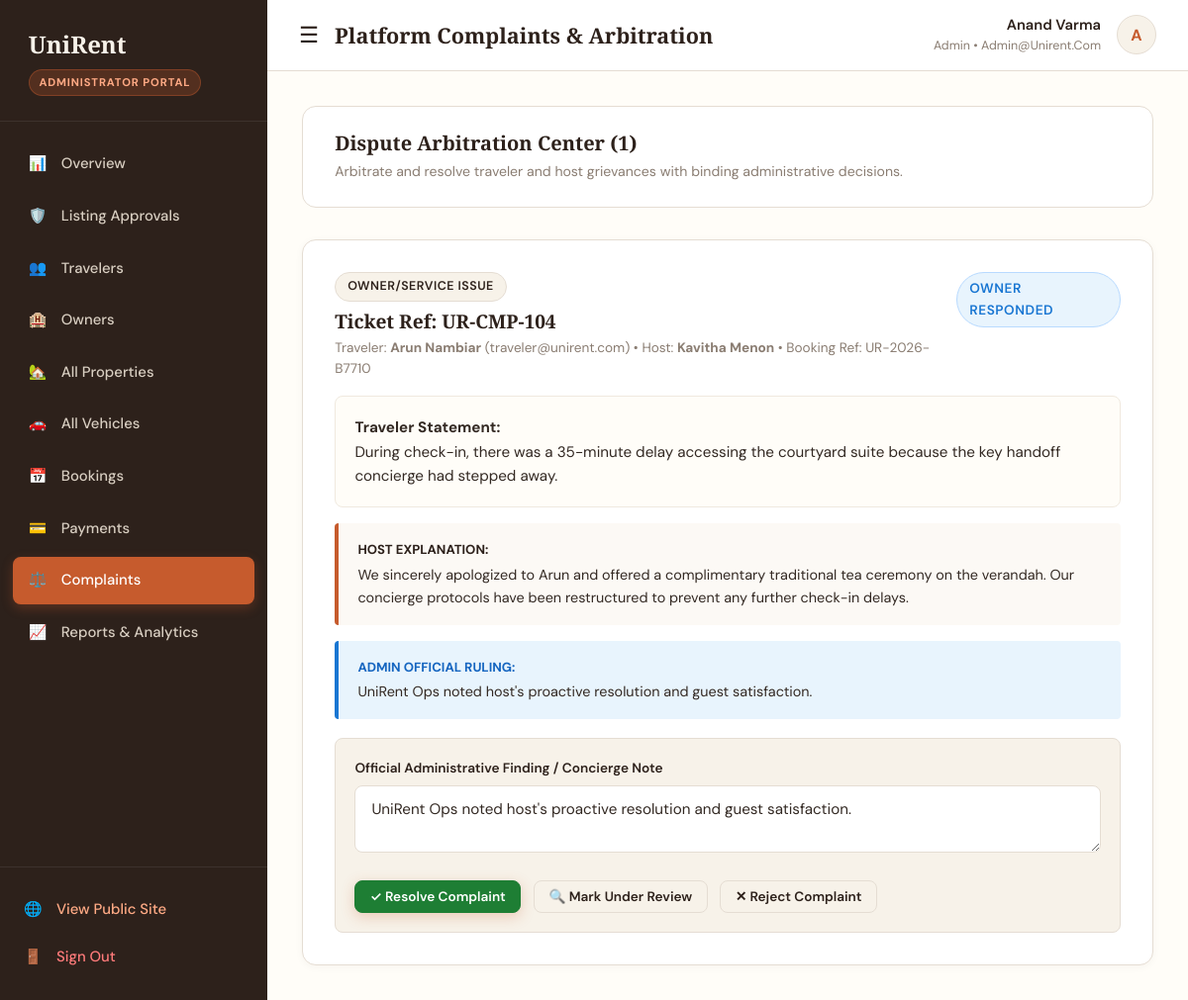
The page /admin/complaints (signed in) on the database its author committed.
### app/models.py (models this page shows, shortened)
class User(db.Model):
    __tablename__ = 'users'
    user_id = db.Column(db.Integer, primary_key=True, autoincrement=True)
    full_name = db.Column(db.String(120), nullable=False)
    email = db.Column(db.String(150), unique=True, nullable=False, index=True)
    phone = db.Column(db.String(20), nullable=False)
    password_hash = db.Column(db.String(255), nullable=False)
    role = db.Column(db.String(20), nullable=False, default='traveler')  # traveler, owner, admin
    status = db.Column(db.String(20), nullable=False, default='active')  # active, suspended
    profile_image = db.Column(db.String(255), nullable=True)
    created_at = db.Column(db.DateTime, default=datetime.utcnow)
    updated_at = db.Column(db.DateTime, default=datetime.utcnow, onupdate=datetime.utcnow)
    owner_profile = db.relationship('Owner', backref='user', uselist=False, cascade='all, delete-orphan')
    admin_profile = db.relationship('Admin', backref='user', uselist=False, cascade='all, delete-orphan')
    bookings = db.relationship('Booking', backref='user', lazy='dynamic', cascade='all, delete-orphan')
    reviews = db.relationship('Review', backref='user', lazy='dynamic', cascade='all, delete-orphan')
    complaints = db.relationship('Complaint', backref='user', lazy='dynamic', cascade='all, delete-orphan')

class Complaint(db.Model):
    __tablename__ = 'complaints'
    complaint_id = db.Column(db.Integer, primary_key=True, autoincrement=True)
    complaint_reference = db.Column(db.String(50), unique=True, nullable=False)
    booking_id = db.Column(db.Integer, db.ForeignKey('bookings.booking_id', ondelete='CASCADE'), nullable=False)
    user_id = db.Column(db.Integer, db.ForeignKey('users.user_id', ondelete='CASCADE'), nullable=False)
    owner_id = db.Column(db.Integer, db.ForeignKey('owners.owner_id', ondelete='CASCADE'), nullable=False)
    category = db.Column(db.String(60), nullable=False)
    description = db.Column(db.Text, nullable=False)
    evidence_image = db.Column(db.String(255), nullable=True)
    status = db.Column(db.String(20), nullable=False, default='open')
    owner_response = db.Column(db.Text, nullable=True)
    admin_response = db.Column(db.Text, nullable=True)
    created_at = db.Column(db.DateTime, default=datetime.utcnow)
    resolved_at = db.Column(db.DateTime, nullable=True)

class Booking(db.Model):
    __tablename__ = 'bookings'
    booking_id = db.Column(db.Integer, primary_key=True, autoincrement=True)
    booking_reference = db.Column(db.String(50), unique=True, nullable=False, index=True)
    user_id = db.Column(db.Integer, db.ForeignKey('users.user_id', ondelete='CASCADE'), nullable=False)
    owner_id = db.Column(db.Integer, db.ForeignKey('owners.owner_id', ondelete='CASCADE'), nullable=False)
    listing_type = db.Column(db.String(20), nullable=False)  # property, vehicle
    property_id = db.Column(db.Integer, db.ForeignKey('properties.property_id', ondelete='SET NULL'), nullable=True)
    vehicle_id = db.Column(db.Integer, db.ForeignKey('vehicles.vehicle_id', ondelete='SET NULL'), nullable=True)
    start_date = db.Column(db.Date, nullable=False)
    end_date = db.Column(db.Date, nullable=False)
    total_days = db.Column(db.Integer, nullable=False, default=1)
    daily_rate = db.Column(db.Float, nullable=False)
    service_fee = db.Column(db.Float, nullable=False, default=0.0)
    tax_amount = db.Column(db.Float, nullable=False, default=0.0)
    total_amount = db.Column(db.Float, nullable=False)
    booking_status = db.Column(db.String(20), nullable=False, default='confirmed')  # pending, confirmed, active, completed, cancelled
    special_requests = db.Column(db.Text, nullable=True)
    created_at = db.Column(db.DateTime, default=datetime.utcnow)
    payment = db.relationship('Payment', backref='booking', uselist=False, cascade='all, delete-orphan')
    review = db.relationship('Review', backref='booking', uselist=False, cascade='all, delete-orphan')
    complaints = db.relationship('Complaint', backref='booking', lazy='dynamic', cascade='all, delete-orphan')

### app/routes/admin.py (the view, shortened to what this page needs)
@admin_bp.route('/complaints', methods=['GET', 'POST'])
@login_required('admin')
def complaints():
    complaints_list = Complaint.query.order_by(Complaint.created_at.desc()).all()
    return render_template('admin/complaints.html', complaints=complaints_list)

### templates/admin/complaints.html (shortened to what this page needs)
{% extends "dashboard_base.html" %}
{% block page_title %}Platform Complaints & Arbitration{% endblock %}
{% block dashboard_content %}
<div style="background: var(--ur-white); border: 1px solid var(--ur-border); border-radius: var(--radius-md); padding: 1.5rem 2rem; margin-bottom: 2rem; display: flex; justify-content: space-between; align-items: center;">
  <div>
    <h3 style="font-size: 1.25rem; margin: 0 0 0.3rem;">Dispute Arbitration Center ({{ complaints|length }})</h3>
    <p style="color: var(--ur-muted); font-size: 0.88rem; margin: 0;">Arbitrate and resolve traveler and host grievances with binding administrative decisions.</p>
  </div>
</div>
{% if complaints %}
  <div style="display: flex; flex-direction: column; gap: 1.8rem;">
    {% for c in complaints %}
      <div style="background: var(--ur-white); border: 1px solid var(--ur-border); border-radius: var(--radius-md); padding: 2rem; box-shadow: var(--shadow-sm);">
        <div style="display: flex; justify-content: space-between; align-items: flex-start; margin-bottom: 1rem;">
          <div>
            <span class="badge badge-pickup" style="margin-bottom: 0.3rem;">{{ c.category }}</span>
            <h4 style="font-size: 1.2rem; margin: 0.2rem 0;">Ticket Ref: {{ c.complaint_reference }}</h4>
            <div style="font-size: 0.85rem; color: var(--ur-muted);">
              Traveler: <strong>{{ c.user.full_name }}</strong> ({{ c.user.email }}) • Host: <strong>{{ c.owner.user.full_name }}</strong> • Booking Ref: {{ c.booking.booking_reference }}
            </div>
          </div>
          <div>
            <span class="badge {% if c.status == 'resolved' %}badge-approved{% elif c.status == 'owner_responded' %}badge-active{% else %}badge-pending{% endif %}" style="font-size: 0.85rem; padding: 0.35rem 0.8rem;">
              {{ c.status|replace('_', ' ')|capitalize }}
            </span>
          </div>
        </div>
        <div style="background: var(--ur-light-ivory); border: 1px solid var(--ur-border-light); padding: 1.2rem; border-radius: var(--radius-sm); margin-bottom: 1rem; font-size: 0.95rem;">
          <strong>Traveler Statement:</strong><br>
          {{ c.description }}
        </div>
        {% if c.owner_response %}
          <div style="background: #fcf9f5; border-left: 4px solid var(--ur-burnt-orange); padding: 1rem 1.2rem; border-radius: 4px; margin-bottom: 1rem; font-size: 0.9rem;">
            <div style="font-weight: 700; color: var(--ur-brown); font-size: 0.82rem; text-transform: uppercase; margin-bottom: 0.2rem;">
              Host Explanation:
            </div>
            <div>{{ c.owner_response }}</div>
          </div>
        {% endif %}
        {% if c.admin_response %}
          <div style="background: #e8f4fd; border-left: 4px solid #1976d2; padding: 1rem 1.2rem; border-radius: 4px; margin-bottom: 1.2rem; font-size: 0.9rem;">
            <div style="font-weight: 700; color: #1565c0; font-size: 0.82rem; text-transform: uppercase; margin-bottom: 0.2rem;">
              Admin Official Ruling:
            </div>
            <div>{{ c.admin_response }}</div>
          </div>
        {% endif %}
        <div style="background: var(--ur-ivory); padding: 1.2rem; border-radius: var(--radius-sm); border: 1px solid var(--ur-border);">
          <form action="{{ url_for('admin.complaints') }}" method="POST">
            <div class="form-group">
              <label for="admin_note_{{ c.complaint_id }}" style="font-size: 0.85rem;">Official Administrative Finding / Concierge Note</label>
              <textarea id="admin_note_{{ c.complaint_id }}" name="admin_response" rows="2" class="form-control" placeholder="Enter findings, compensation rulings, or mediation notes..." required>{{ c.admin_response or '' }}</textarea>
            </div>
            <div style="display: flex; gap: 0.8rem;">
              <button type="submit" name="action" value="resolve" class="btn btn-primary btn-sm" style="background-color: #1e7e34; border-color: #1e7e34;">
                ✓ Resolve Complaint
              </button>
              <button type="submit" name="action" value="review" class="btn btn-secondary btn-sm">
                🔍 Mark Under Review
              </button>
              <button type="submit" name="action" value="reject" class="btn btn-outline btn-sm" style="color: #c5221f;">
                ✕ Reject Complaint
              </button>
            </div>
          </form>
        </div>
      </div>
    {% endfor %}
  </div>
{% else %}
  <div style="background: var(--ur-white); border: 1px solid var(--ur-border); border-radius: var(--radius-md); padding: 3rem; text-align: center; color: var(--ur-muted);">
    No open complaints requiring arbitration.
  </div>
{% endif %}
{% endblock %}

### templates/dashboard_base.html (shortened to what this page needs)
<!DOCTYPE html>
<html lang="en">
<head>
  <link rel="stylesheet" href="https://unpkg.com/leaflet@1.9.4/dist/leaflet.css"/>
  <link rel="stylesheet" href="{{ url_for('static', filename='css/style.css') }}">
</head>
<body>
<div class="dashboard-container">
  <aside class="dashboard-sidebar">
    <div class="sidebar-header">
      <a href="{{ url_for('main.index') }}" class="sidebar-brand">
        UniRent
      </a>
      <div>
        <span class="sidebar-role-badge">
          {% if current_user and current_user.role == 'admin' %}Administrator Portal
          {% elif current_user and current_user.role == 'owner' %}Property & Vehicle Host
          {% elif current_user and current_user.role == 'traveler' %}Traveler Account
          {% else %}Traveler Account{% endif %}
        </span>
      </div>
    </div>
    <ul class="sidebar-menu">
      {% if current_user and current_user.role == 'admin' %}
        <li class="sidebar-item">
          <a href="{{ url_for('admin.dashboard') }}" class="sidebar-link {% if request.endpoint == 'admin.dashboard' %}active{% endif %}">
            <span>📊</span> <span>Overview</span>
          </a>
        </li>
        <li class="sidebar-item">
          <a href="{{ url_for('admin.approvals') }}" class="sidebar-link {% if request.endpoint == 'admin.approvals' %}active{% endif %}">
            <span>🛡️</span> <span>Listing Approvals</span>
          </a>
        </li>
        <li class="sidebar-item">
          <a href="{{ url_for('admin.travelers') }}" class="sidebar-link {% if request.endpoint == 'admin.travelers' %}active{% endif %}">
            <span>👥</span> <span>Travelers</span>
          </a>
        </li>
        <li class="sidebar-item">
          <a href="{{ url_for('admin.owners') }}" class="sidebar-link {% if request.endpoint == 'admin.owners' %}active{% endif %}">
            <span>🏨</span> <span>Owners</span>
          </a>
        </li>
        <li class="sidebar-item">
          <a href="{{ url_for('admin.properties') }}" class="sidebar-link {% if request.endpoint == 'admin.properties' %}active{% endif %}">
            <span>🏡</span> <span>All Properties</span>
          </a>
        </li>
        <li class="sidebar-item">
          <a href="{{ url_for('admin.vehicles') }}" class="sidebar-link {% if request.endpoint == 'admin.vehicles' %}active{% endif %}">
            <span>🚗</span> <span>All Vehicles</span>
          </a>
        </li>
        <li class="sidebar-item">
          <a href="{{ url_for('admin.bookings') }}" class="sidebar-link {% if request.endpoint == 'admin.bookings' %}active{% endif %}">
            <span>📅</span> <span>Bookings</span>
          </a>
        </li>
        <li class="sidebar-item">
          <a href="{{ url_for('admin.payments') }}" class="sidebar-link {% if request.endpoint == 'admin.payments' %}active{% endif %}">
            <span>💳</span> <span>Payments</span>
          </a>
        </li>
        <li class="sidebar-item">
          <a href="{{ url_for('admin.complaints') }}" class="sidebar-link {% if request.endpoint == 'admin.complaints' %}active{% endif %}">
            <span>⚖️</span> <span>Complaints</span>
          </a>
        </li>
        <li class="sidebar-item">
          <a href="{{ url_for('admin.reports') }}" class="sidebar-link {% if request.endpoint == 'admin.reports' %}active{% endif %}">
            <span>📈</span> <span>Reports & Analytics</span>
          </a>
        </li>
      {% endif %}
    </ul>
    <div class="sidebar-footer">
      <a href="{{ url_for('main.index') }}" class="sidebar-link" style="padding-left:0; color:#ffaa85;">
        <span>🌐</span> <span>View Public Site</span>
      </a>
      <a href="{{ url_for('auth.logout') }}" class="sidebar-link" style="padding-left:0; color:#ff7b7b;">
        <span>🚪</span> <span>Sign Out</span>
      </a>
    </div>
  </aside>
  <div class="dashboard-main">
    <header class="dashboard-topbar">
      <div style="display:flex; align-items:center; gap:1rem;">
        <button id="dashboard_sidebar_toggle" style="background:none; border:none; font-size:1.4rem; cursor:pointer; color:var(--ur-brown); display:block;">
          ☰
        </button>
        <h3 style="font-size:1.35rem; margin:0;">{% block page_title %}Dashboard{% endblock %}</h3>
      </div>
      <div class="topbar-user">
        {% if current_user %}
        <div style="text-align:right;">
          <div style="font-weight:600; font-size:0.92rem; color:var(--ur-brown);">{{ current_user.full_name }}</div>
          <div style="font-size:0.78rem; color:var(--ur-muted); text-transform:capitalize;">{{ current_user.role }} • {{ current_user.email }}</div>
        </div>
        <div class="user-avatar-circle">
          {{ current_user.full_name[:1] if current_user.full_name else 'U' }}
        </div>
        {% endif %}
      </div>
    </header>
    <div class="dashboard-content">
      {% block dashboard_content %}
      {% endblock %}
    </div>
  </div>
</div>
</body>
</html>

### rows shown on the page
User: full_name "Anand Varma", role "Admin", email "Admin@unirent.com", full_name "A"
Complaint: category "OWNER/SERVICE ISSUE", complaint_reference "UR-CMP-104", user.full_name "Arun Nambiar", user.email "traveler@unirent.com", owner.user.full_name "Kavitha Menon", booking.booking_reference "UR-2026-B7710", status "OWNER RESPONDED", description "During check-in, there was a 35-minute delay accessing the courtyard suite because the key handoff concierge had stepped away.", owner_response "We sincerely apologized to Arun and offered a complimentary traditional tea ceremony on the verandah. Our concierge protocols have been restructured to prevent any further check-in delays.", admin_response "UniRent Ops noted host's proactive resolution and guest satisfaction."

### other values the page prints
{{ complaints|length }} "1"
